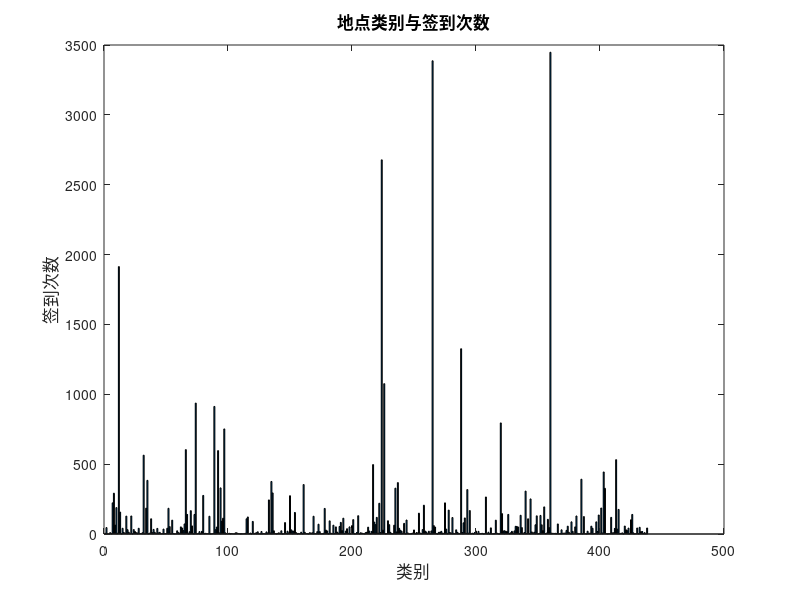
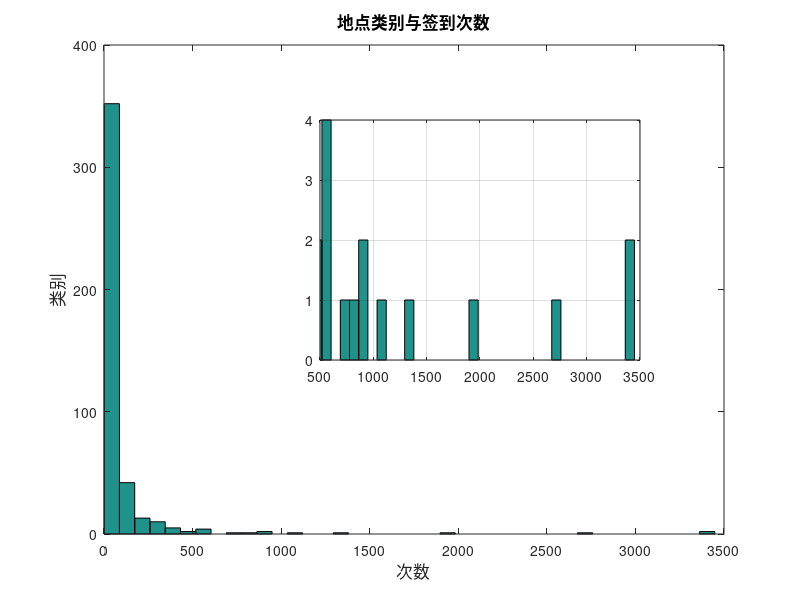
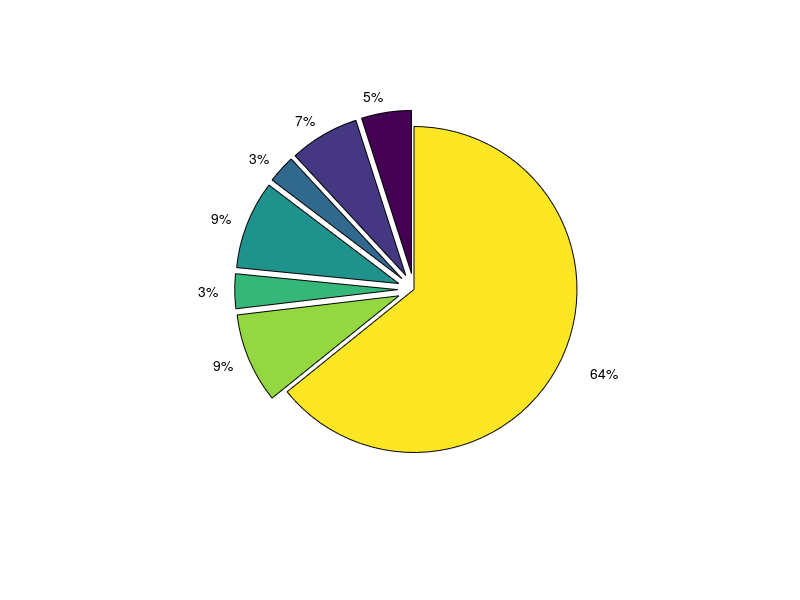

Reproduce these figures in MATLAB, in order. (Note: this script raises an error after producing the figures.)
%关于签到地点的信息统计
load chk.mat;
%将数据排序 便于统计
text=sort(cat_name);    

%一下循环得到地点类别对应数据place和对应的签到次数count
prev=text{1};
place{1}=text{1};
count=zeros(1,438);
j=1;
for i=1:length(cat_name)
    if strcmp(text{i},prev)
        count(j)=count(j)+1;
    else
        j=j+1;
        place{j}=text{i};
        prev=text{i};
        count(j)=1;
    end
end

save category_name place count;

%签到地点类别条形图
figure;
bar(count);
title('地点类别与签到次数','FontSize',12);
xlabel('类别','FontSize',12);
ylabel('签到次数','FontSize',12);

saveas(gcf,'chk_place1','jpeg');

%签到地点类别直方图
figure;
hist(count,40);
title('地点类别与签到次数','FontSize',12);
xlabel('次数','FontSize',12);
ylabel('类别','FontSize',12);

axes('position',[0.4,0.4,0.4,0.4]);
hist(count,40);
axis([500 3500 0 4]);
grid on;

saveas(gcf,'chk_place2','jpeg');

%签到地点扇形图

Max=count>1000;          %统计数组中超过1000的元素
N=sum(Max);
M=Max.*count;
M(M==0)=[];              %删除数组中的0元素
otr=sum(count)-sum(M);

index=find(Max~=0); %找到非0元素的位置
figure;
explode=[ones(1,length(M)),0];
pie([M,otr],explode);
lgd=legend(place(index(1:length(M))),'Others');
set(lgd,'Location','NorthEastOutside','Fontsize',14);
tlt=title('签到地点','Fontsize',14,'position',[1,-1.2]);

saveas(gcf,'chk_place3','jpeg');




        